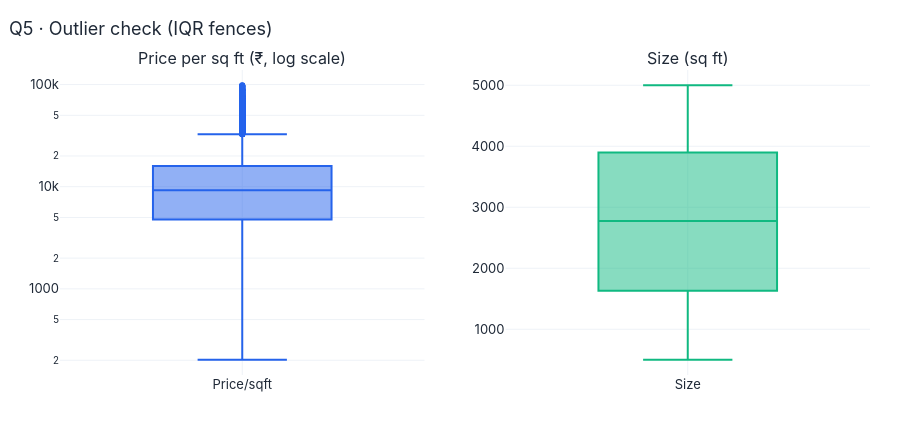

The notebook cell saved with this chart:
### Markdown cell above
### Q5 · Are there outliers in price per sq ft or property size?

### Code cell
fig = make_subplots(rows=1, cols=2, subplot_titles=("Price per sq ft (₹, log scale)", "Size (sq ft)"))
fig.add_trace(go.Box(y=samp[PPSF], name="Price/sqft", marker_color="#2563EB", boxpoints="outliers"), 1, 1)
fig.add_trace(go.Box(y=samp[SIZE], name="Size", marker_color="#10B981", boxpoints="outliers"), 1, 2)
fig.update_yaxes(type="log", row=1, col=1); fig.update_layout(showlegend=False)
show(fig, "Q5 · Outlier check (IQR fences)", h=430)
o1 = data["Outlier_Price_per_SqFt_INR"].sum(); o2 = data["Outlier_Size_in_SqFt"].sum()
_, (_lo, _hi) = iqr_flags(data[PPSF]); o1_high = int((data[PPSF] > _hi).sum())
insight(f"**{o1:,} listings ({o1/len(data):.1%})** are price/sq ft outliers ({"all" if o1_high == o1 else f"{o1_high:,}"} on the *high* side — typically smaller flats at the top of the price range), while size has **{o2:,}** outliers. "
        "They are plausible values, so they are **flagged but retained**; the `Log_PPSF` feature tames their influence.")

### Figure 1 — Plotly figure (JSON) as saved in the notebook; plotly's stock layout.template omitted (floating-point values rounded to 4 significant figures; data arrays with more than 128 entries replaced by an {"elided": "..."} marker saying what was removed)
{"data": [{"boxpoints": "outliers", "marker": {"color": "#2563EB"}, "name": "Price/sqft", "type": "box", "xaxis": "x", "y": {"elided": "20000 float values"}, "yaxis": "y"}, {"boxpoints": "outliers", "marker": {"color": "#10B981"}, "name": "Size", "type": "box", "xaxis": "x2", "y": {"elided": "20000 int values"}, "yaxis": "y2"}], "layout": {"annotations": [{"font": {"size": 16}, "showarrow": false, "text": "Price per sq ft (₹, log scale)", "x": 0.225, "xanchor": "center", "xref": "paper", "y": 1, "yanchor": "bottom", "yref": "paper"}, {"font": {"size": 16}, "showarrow": false, "text": "Size (sq ft)", "x": 0.775, "xanchor": "center", "xref": "paper", "y": 1, "yanchor": "bottom", "yref": "paper"}], "height": 430, "showlegend": false, "title": {"text": "Q5 · Outlier check (IQR fences)"}, "xaxis": {"anchor": "y", "domain": [0, 0.45]}, "xaxis2": {"anchor": "y2", "domain": [0.55, 1]}, "yaxis": {"anchor": "x", "domain": [0, 1], "type": "log"}, "yaxis2": {"anchor": "x2", "domain": [0, 1]}}}
